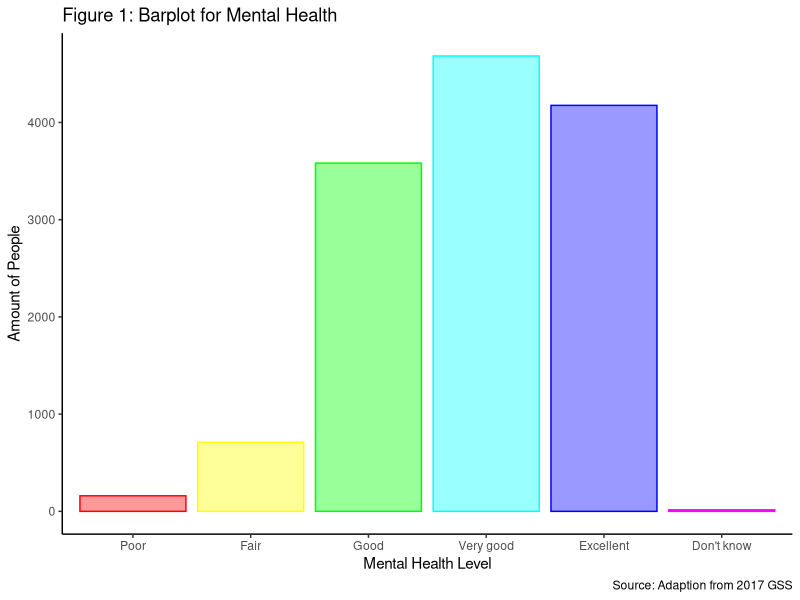
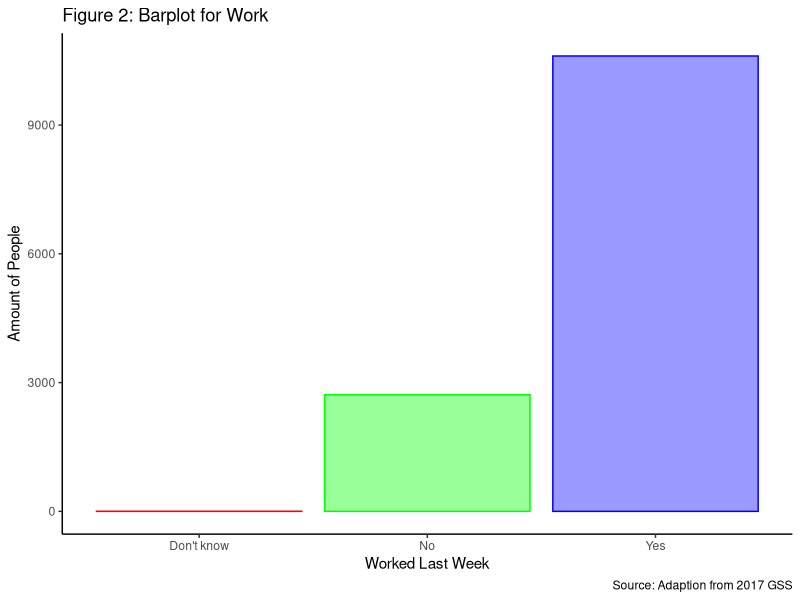
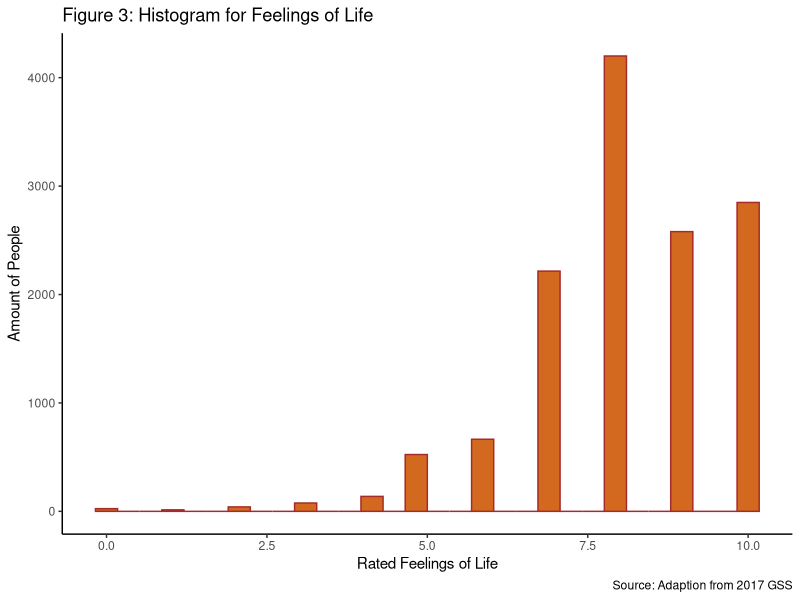
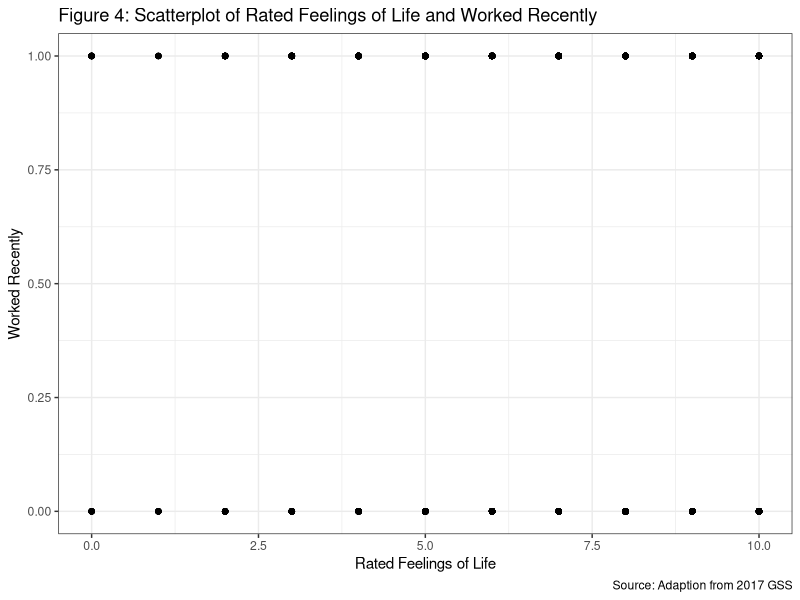
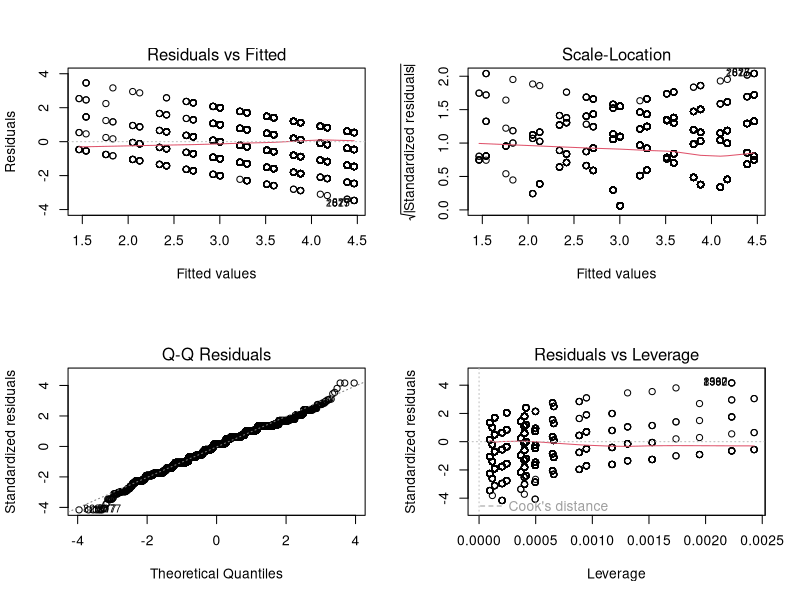

R code for these plots, in order:
## ---- chunk 1
##Set up library
knitr::opts_chunk$set(echo = FALSE)
library(tidyverse)
library(knitr)

## ---- chunk 2

## Filter the variables we want to use from gss.
##target_data <- gss %>%
  
##select(feelings_life,self_rated_mental_health,worked_last_week)

## Filter out NAs
##clean <- target_data %>%
  ##filter(!is.na(feelings_life)) %>%
  ##filter(!is.na(self_rated_mental_health)) %>%
  ##filter(!is.na(worked_last_week))
##write_csv(clean, "target_nona.csv")

#import data
library(readr)
clean <- read_csv("target_nona.csv")
## ---- chunk 3
#create tables for selected data
selected_table <- data.frame(var = c('feelings_life', 'self_rated_mental_health', 'worked_last_week'), describ = c('Feelings about life as a whole', 'Self rated mental health', 'Worked as a job or business last week'))
colnames(selected_table) <- c("Variables", "Description")
kable(selected_table, caption="Table1: Variables in the Dataset used for the Model")
## ---- chunk 4
#create colors for categorical variable, self_rated_mental_health
c <- rainbow(6)
c1 <- rainbow(6, alpha=0.4)
#Relevel the labels to gain a better view
clean$self_rated_mental_health <- factor(clean$self_rated_mental_health,levels = c("Poor", "Fair", "Good", "Very good", "Excellent","Don't know"))
#draw bar plot shows distribution of self_rated_mental_health
mental_plot <- 
  clean %>%
  ggplot(aes(x = self_rated_mental_health)) + 
  geom_bar(col=c, fill= c1) +
  labs(x = "Mental Health Level", 
       y = "Amount of People",
       title = "Figure 1: Barplot for Mental Health",
       caption = "Source: Adaption from 2017 GSS") +
  theme_classic()
mental_plot

## ---- chunk 5
#create colors for categorical variable, worked_last_week
c3 <- rainbow(3)
c4 <- rainbow(3, alpha=0.4)

#draw pie plot shows distribution of worked_last_week
work_plot <- 
  clean %>%
  ggplot(aes(x = worked_last_week)) + 
  geom_bar(col=c3, fill= c4) +
  labs(x = "Worked Last Week", 
       y = "Amount of People",
       title = "Figure 2: Barplot for Work",
       caption = "Source: Adaption from 2017 GSS") +
  theme_classic()
work_plot

## ---- chunk 6
#draw histogram shows distribution of numerical variable, feelings_life
feeling_plot <-
  clean %>%
  ggplot(aes(x = feelings_life)) +
  geom_histogram(col="brown", fill="chocolate") +
  labs(x = "Rated Feelings of Life", 
       y = "Amount of People",
       title = "Figure 3: Histogram for Feelings of Life",
       caption = "Source: Adaption from 2017 GSS") +
  theme_classic()
feeling_plot  

## ---- chunk 7
#create a dummy variable for worked_last_week and recode self_rated_mental_health into ranks
clean <- mutate(clean, worked_recently = ifelse(worked_last_week == "Yes", 1, 0))
clean <- mutate(clean, self_rated_mental_health = factor(self_rated_mental_health))
clean <- clean %>% 
  mutate(mental_levels = case_when(self_rated_mental_health == 'Excellent' ~ '5',
                                           self_rated_mental_health == 'Very good'~ '4',
                                           self_rated_mental_health == 'Good'~ '3',
                                          self_rated_mental_health == 'Fair' ~ '2',
                                           self_rated_mental_health == 'Poor'~ '1'))
clean <- clean %>%
  filter(!is.na(mental_levels))


## ---- chunk 8
#draw scatterplot of worked_recently and feelings_life
work_mental_scatterplot <-
    clean %>%
  ggplot(aes(x = feelings_life, y = worked_recently)) +
  geom_point() +
  labs(x= "Rated Feelings of Life", y = "Worked Recently",
       title = "Figure 4: Scatterplot of Rated Feelings of Life and Worked Recently",
       caption = "Source: Adaption from 2017 GSS") +
  theme_bw()
work_mental_scatterplot

## ---- chunk 9
## MLR model, using worked_recently and feelings_life to predict mental_levels.
mod2 <- lm(mental_levels ~ worked_recently + feelings_life,data=clean)
summary(mod2)

 ## Model’s R square 
R2 <- data.frame(summary(lm(mental_levels ~ worked_recently + feelings_life,data=clean))$r.squared )

## Independent variable’s R square
R2_independent <- data.frame(summary(lm(feelings_life ~ worked_recently,data=clean))$r.squared )

##Diagnostic Plots
layout(matrix(c(1,2,3,4),2,2)) 
plot(mod2)
##Assign dummy variable to mental_levels
clean$mental_levels <- as.integer(clean$mental_levels != "Poor")

##Alternative GLM model, predict mental_levels by feelings_life and worked_recently demonstrate correlation and interaction between them. 
mod3 <-glm(mental_levels ~ worked_recently*feelings_life, data=clean)
summary(mod3)

